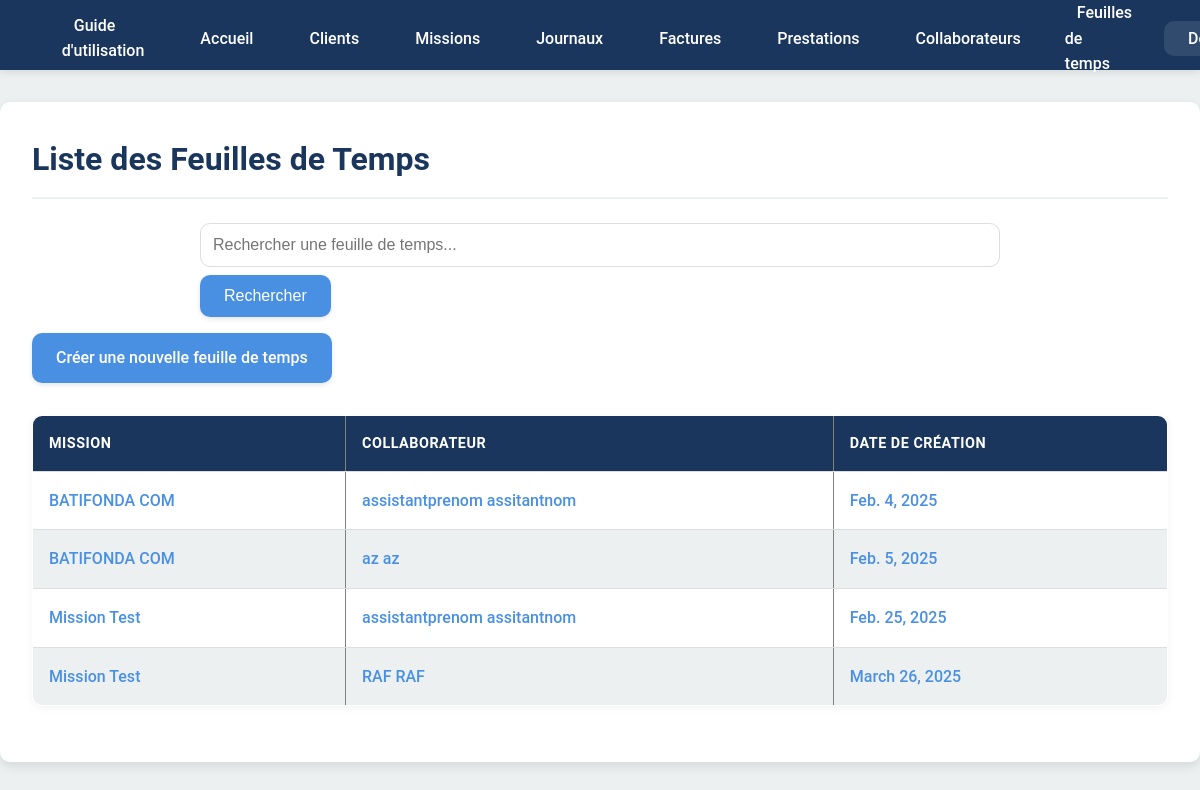
/feuilles-de-temps/ (signed in), run on an earlier commit of the app's database.
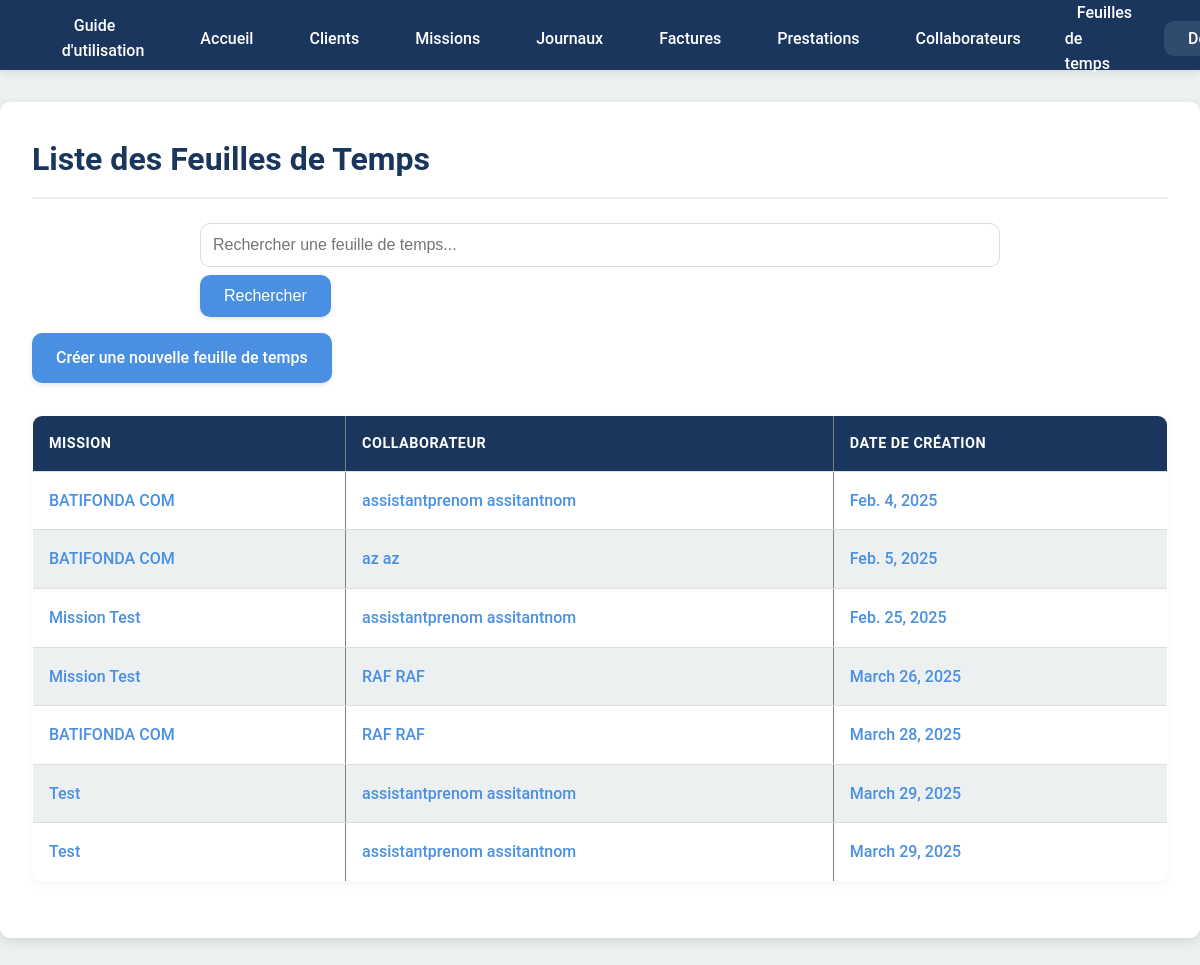
And on a later commit of the database.
### projManagement/models.py (models this page shows, shortened)
class FeuilleDeTemps(models.Model):
    mission = models.ForeignKey('Mission', on_delete=models.CASCADE, related_name='feuilles_de_temps')
    collaborateur = models.ForeignKey(Collaborateur, on_delete=models.CASCADE, related_name='feuilles_de_temps')
    date_creation = models.DateField(default=now, editable=True)

class Mission(models.Model):
    title = models.CharField(max_length=255)
    description = models.TextField(blank=True, null=True)
    start_date = models.DateField()
    end_date = models.DateField(blank=True, null=True)
    client = models.ForeignKey(Client, on_delete=models.CASCADE, related_name="missions")
    libelle = models.CharField(max_length=255, default = '')
    budget = models.DecimalField(max_digits=10, decimal_places=2, default=0)
    statut = models.CharField(max_length=20, choices=[("en cours", "En cours"), ("en attente", "En attente"), ("fermé", "Fermé")], default='En attente')

class Collaborateur(models.Model):
    class Role(models.TextChoices):
        COMPTABLE = 'COMPTABLE', 'Comptable'
        DIRECTEUR = 'RAF', 'Responsable administratif et financier'
        ASSOCIE = 'ASSOCIE', 'Associé'
        AGI = 'AGI', 'Assistant de gestion'
    nom = models.CharField(max_length=100)
    prenom = models.CharField(max_length=100)
    email = models.EmailField(unique=True)
    password = models.CharField(max_length=128)
    role = models.CharField(max_length=10, choices=Role.choices)
    tarif_horaire = models.DecimalField(max_digits=10, decimal_places=2)

### projManagement/views.py (the view)
# urls.py: path('feuilles-de-temps/', views.feuilles_de_temps, name='feuilles_de_temps'),
@login_required
def feuilles_de_temps(request):
    query = request.GET.get('q', '')  # Récupère la requête de recherche
    feuilles_list = FeuilleDeTemps.objects.all()
    if query:
        feuilles_list = feuilles_list.filter(
            Q(collaborateur__nom__icontains=query) |
            Q(collaborateur__prenom__icontains=query) |
            Q(mission__title__icontains=query)
        )
    return render(request, 'projManagement/feuillesDeTemps.html', {'feuilles': feuilles_list, 'query': query})

### projManagement/templates/projManagement/feuillesDeTemps.html
{% extends 'projManagement/overlay.html' %}
{% block content %}
<h1>Liste des Feuilles de Temps</h1>
<form method="GET" action="">
    <input type="text" name="q" placeholder="Rechercher une feuille de temps..." value="{{ request.GET.q }}">
    <button type="submit" class="btn">Rechercher</button>
</form>
<a href="{% url 'creer_feuille_de_temps' %}" class="btn">Créer une nouvelle feuille de temps</a>
<table border="1">
    <thead>
        <tr>
            <th>Mission</th>
            <th>Collaborateur</th>
            <th>Date de création</th>
        </tr>
    </thead>
    <tbody>
        {% for feuille in feuilles %}
        <tr>
            <td><a href="{% url 'detail_feuille_de_temps' feuille.id %}">{{ feuille.mission.title }}</a></td>
            <td><a href="{% url 'detail_feuille_de_temps' feuille.id %}">{{ feuille.collaborateur.prenom }} {{ feuille.collaborateur.nom }}</a></td>
            <td><a href="{% url 'detail_feuille_de_temps' feuille.id %}">{{ feuille.date_creation }}</a></td>
        </tr>
        {% empty %}
        <tr>
            <td colspan="3">Aucune feuille de temps trouvée.</td>
        </tr>
        {% endfor %}
    </tbody>
</table>
{% endblock %}

What changed in the data, as far as the page shows it:
added FeuilleDeTemps: mission "BATIFONDA COM", collaborateur.prenom "RAF", collaborateur.nom "RAF", date_creation "March 28, 2025"
added FeuilleDeTemps: mission "Test", collaborateur.prenom "assistantprenom", collaborateur.nom "assitantnom", date_creation "March 29, 2025"
added FeuilleDeTemps: mission "Test", collaborateur.prenom "assistantprenom", collaborateur.nom "assitantnom", date_creation "March 29, 2025"
